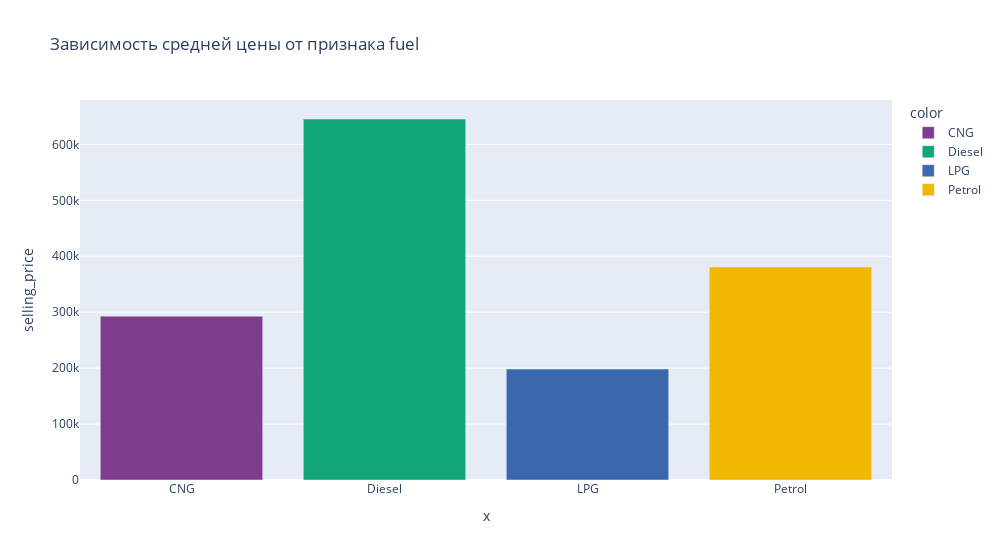
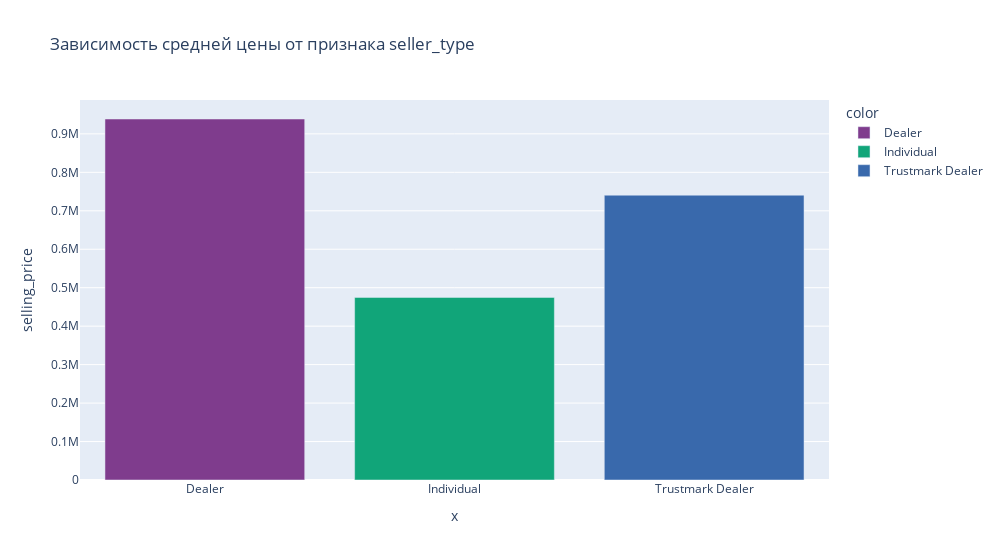
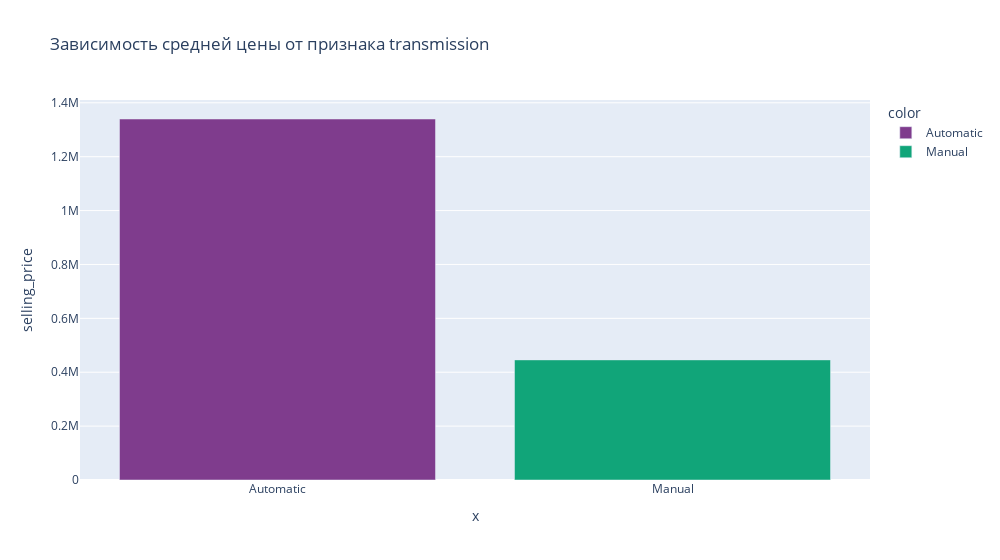

These figures' notebook cell, in order:
### Markdown cell above
Посмотрим, как зависит стоимость автомобиля от категориальных признаков

### Code cell
columns = ['fuel', 'seller_type', 'transmission']
for column in columns:
    creating_bar(df_train, column)

### Figure 1 — Plotly figure (JSON) as saved in the notebook; plotly's stock layout.template omitted (floating-point values rounded to 4 significant figures)
{"data": [{"alignmentgroup": "True", "hovertemplate": "color=CNG<br>x=%{x}<br>selling_price=%{y}<extra></extra>", "legendgroup": "CNG", "marker": {"color": "rgb(127, 60, 141)", "pattern": {"shape": ""}}, "name": "CNG", "offsetgroup": "CNG", "orientation": "v", "showlegend": true, "textposition": "auto", "type": "bar", "x": ["CNG"], "xaxis": "x", "y": [293000.0], "yaxis": "y"}, {"alignmentgroup": "True", "hovertemplate": "color=Diesel<br>x=%{x}<br>selling_price=%{y}<extra></extra>", "legendgroup": "Diesel", "marker": {"color": "rgb(17, 165, 121)", "pattern": {"shape": ""}}, "name": "Diesel", "offsetgroup": "Diesel", "orientation": "v", "showlegend": true, "textposition": "auto", "type": "bar", "x": ["Diesel"], "xaxis": "x", "y": [645400.0], "yaxis": "y"}, {"alignmentgroup": "True", "hovertemplate": "color=LPG<br>x=%{x}<br>selling_price=%{y}<extra></extra>", "legendgroup": "LPG", "marker": {"color": "rgb(57, 105, 172)", "pattern": {"shape": ""}}, "name": "LPG", "offsetgroup": "LPG", "orientation": "v", "showlegend": true, "textposition": "auto", "type": "bar", "x": ["LPG"], "xaxis": "x", "y": [198400.0], "yaxis": "y"}, {"alignmentgroup": "True", "hovertemplate": "color=Petrol<br>x=%{x}<br>selling_price=%{y}<extra></extra>", "legendgroup": "Petrol", "marker": {"color": "rgb(242, 183, 1)", "pattern": {"shape": ""}}, "name": "Petrol", "offsetgroup": "Petrol", "orientation": "v", "showlegend": true, "textposition": "auto", "type": "bar", "x": ["Petrol"], "xaxis": "x", "y": [380900.0], "yaxis": "y"}], "layout": {"barmode": "relative", "legend": {"title": {"text": "color"}, "tracegroupgap": 0}, "title": {"text": "Зависимость средней цены от признака fuel"}, "width": 1000, "xaxis": {"anchor": "y", "domain": [0, 1], "title": {"text": "x"}}, "yaxis": {"anchor": "x", "domain": [0, 1], "title": {"text": "selling_price"}}}}

### Figure 2 — Plotly figure (JSON) as saved in the notebook; plotly's stock layout.template omitted (floating-point values rounded to 4 significant figures)
{"data": [{"alignmentgroup": "True", "hovertemplate": "color=Dealer<br>x=%{x}<br>selling_price=%{y}<extra></extra>", "legendgroup": "Dealer", "marker": {"color": "rgb(127, 60, 141)", "pattern": {"shape": ""}}, "name": "Dealer", "offsetgroup": "Dealer", "orientation": "v", "showlegend": true, "textposition": "auto", "type": "bar", "x": ["Dealer"], "xaxis": "x", "y": [938700.0], "yaxis": "y"}, {"alignmentgroup": "True", "hovertemplate": "color=Individual<br>x=%{x}<br>selling_price=%{y}<extra></extra>", "legendgroup": "Individual", "marker": {"color": "rgb(17, 165, 121)", "pattern": {"shape": ""}}, "name": "Individual", "offsetgroup": "Individual", "orientation": "v", "showlegend": true, "textposition": "auto", "type": "bar", "x": ["Individual"], "xaxis": "x", "y": [474800.0], "yaxis": "y"}, {"alignmentgroup": "True", "hovertemplate": "color=Trustmark Dealer<br>x=%{x}<br>selling_price=%{y}<extra></extra>", "legendgroup": "Trustmark Dealer", "marker": {"color": "rgb(57, 105, 172)", "pattern": {"shape": ""}}, "name": "Trustmark Dealer", "offsetgroup": "Trustmark Dealer", "orientation": "v", "showlegend": true, "textposition": "auto", "type": "bar", "x": ["Trustmark Dealer"], "xaxis": "x", "y": [740560], "yaxis": "y"}], "layout": {"barmode": "relative", "legend": {"title": {"text": "color"}, "tracegroupgap": 0}, "title": {"text": "Зависимость средней цены от признака seller_type"}, "width": 1000, "xaxis": {"anchor": "y", "domain": [0, 1], "title": {"text": "x"}}, "yaxis": {"anchor": "x", "domain": [0, 1], "title": {"text": "selling_price"}}}}

### Figure 3 — Plotly figure (JSON) as saved in the notebook; plotly's stock layout.template omitted (floating-point values rounded to 4 significant figures)
{"data": [{"alignmentgroup": "True", "hovertemplate": "color=Automatic<br>x=%{x}<br>selling_price=%{y}<extra></extra>", "legendgroup": "Automatic", "marker": {"color": "rgb(127, 60, 141)", "pattern": {"shape": ""}}, "name": "Automatic", "offsetgroup": "Automatic", "orientation": "v", "showlegend": true, "textposition": "auto", "type": "bar", "x": ["Automatic"], "xaxis": "x", "y": [1340000.0], "yaxis": "y"}, {"alignmentgroup": "True", "hovertemplate": "color=Manual<br>x=%{x}<br>selling_price=%{y}<extra></extra>", "legendgroup": "Manual", "marker": {"color": "rgb(17, 165, 121)", "pattern": {"shape": ""}}, "name": "Manual", "offsetgroup": "Manual", "orientation": "v", "showlegend": true, "textposition": "auto", "type": "bar", "x": ["Manual"], "xaxis": "x", "y": [445800.0], "yaxis": "y"}], "layout": {"barmode": "relative", "legend": {"title": {"text": "color"}, "tracegroupgap": 0}, "title": {"text": "Зависимость средней цены от признака transmission"}, "width": 1000, "xaxis": {"anchor": "y", "domain": [0, 1], "title": {"text": "x"}}, "yaxis": {"anchor": "x", "domain": [0, 1], "title": {"text": "selling_price"}}}}
